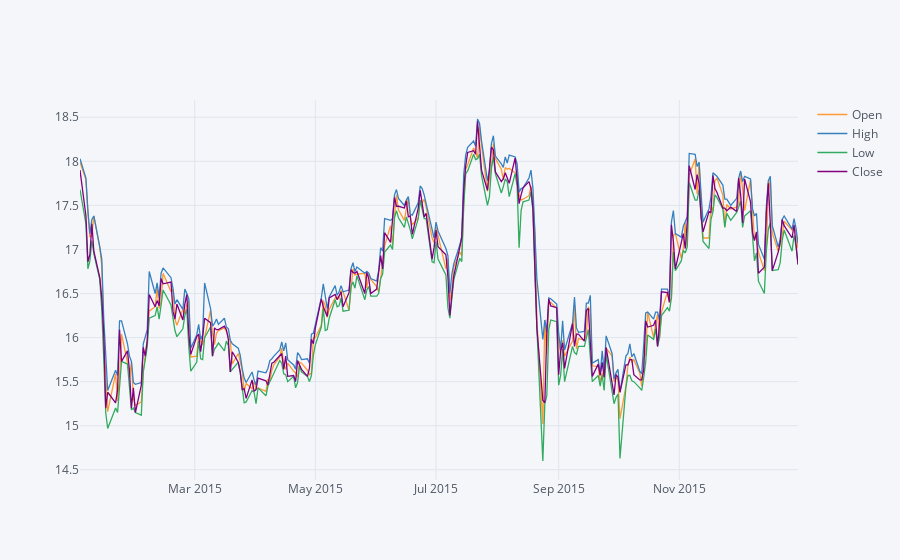

Write notebook code for a chart like this one.
### Code cell
# Convert the datetime index to strings to avoid the deprecation warning
BAC_2015.index = BAC_2015.index.astype(str)

BAC_2015.iplot()

### Figure 1 — Plotly figure (JSON) as saved in the notebook; plotly's stock layout.template omitted (floating-point values rounded to 4 significant figures; data arrays with more than 128 entries replaced by an {"elided": "..."} marker saying what was removed)
{"data": [{"line": {"color": "rgba(255, 153, 51, 1.0)", "dash": "solid", "shape": "linear", "width": 1.3}, "mode": "lines", "name": "Open", "text": "", "type": "scatter", "x": {"elided": "252 str values"}, "y": {"elided": "252 float values"}}, {"line": {"color": "rgba(55, 128, 191, 1.0)", "dash": "solid", "shape": "linear", "width": 1.3}, "mode": "lines", "name": "High", "text": "", "type": "scatter", "x": {"elided": "252 str values"}, "y": {"elided": "252 float values"}}, {"line": {"color": "rgba(50, 171, 96, 1.0)", "dash": "solid", "shape": "linear", "width": 1.3}, "mode": "lines", "name": "Low", "text": "", "type": "scatter", "x": {"elided": "252 str values"}, "y": {"elided": "252 float values"}}, {"line": {"color": "rgba(128, 0, 128, 1.0)", "dash": "solid", "shape": "linear", "width": 1.3}, "mode": "lines", "name": "Close", "text": "", "type": "scatter", "x": {"elided": "252 str values"}, "y": {"elided": "252 float values"}}], "layout": {"legend": {"bgcolor": "#F5F6F9", "font": {"color": "#4D5663"}}, "paper_bgcolor": "#F5F6F9", "plot_bgcolor": "#F5F6F9", "title": {"font": {"color": "#4D5663"}}, "xaxis": {"gridcolor": "#E1E5ED", "showgrid": true, "tickfont": {"color": "#4D5663"}, "title": {"font": {"color": "#4D5663"}, "text": ""}, "zerolinecolor": "#E1E5ED"}, "yaxis": {"gridcolor": "#E1E5ED", "showgrid": true, "tickfont": {"color": "#4D5663"}, "title": {"font": {"color": "#4D5663"}, "text": ""}, "zerolinecolor": "#E1E5ED"}}}
